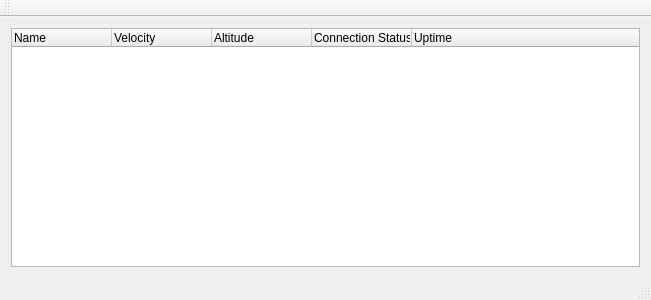
<?xml version="1.0" encoding="UTF-8"?>
<ui version="4.0">
 <class>VehicleWindow</class>
 <widget class="QMainWindow" name="VehicleWindow">
  <property name="geometry">
   <rect>
    <x>0</x>
    <y>0</y>
    <width>651</width>
    <height>300</height>
   </rect>
  </property>
  <property name="windowTitle">
   <string>VehicleWindow</string>
  </property>
  <widget class="QWidget" name="centralWidget">
   <layout class="QVBoxLayout" name="verticalLayout">
    <item>
     <widget class="QTreeWidget" name="treeWidget">
      <column>
       <property name="text">
        <string notr="true">Name</string>
       </property>
      </column>
      <column>
       <property name="text">
        <string>Velocity</string>
       </property>
      </column>
      <column>
       <property name="text">
        <string>Altitude</string>
       </property>
      </column>
      <column>
       <property name="text">
        <string>Connection Status</string>
       </property>
      </column>
      <column>
       <property name="text">
        <string>Uptime</string>
       </property>
      </column>
     </widget>
    </item>
   </layout>
  </widget>
  <widget class="QMenuBar" name="menuBar">
   <property name="geometry">
    <rect>
     <x>0</x>
     <y>0</y>
     <width>651</width>
     <height>21</height>
    </rect>
   </property>
  </widget>
  <widget class="QToolBar" name="mainToolBar">
   <attribute name="toolBarArea">
    <enum>TopToolBarArea</enum>
   </attribute>
   <attribute name="toolBarBreak">
    <bool>false</bool>
   </attribute>
  </widget>
  <widget class="QStatusBar" name="statusBar"/>
 </widget>
 <layoutdefault spacing="6" margin="11"/>
 <resources/>
 <connections/>
</ui>
